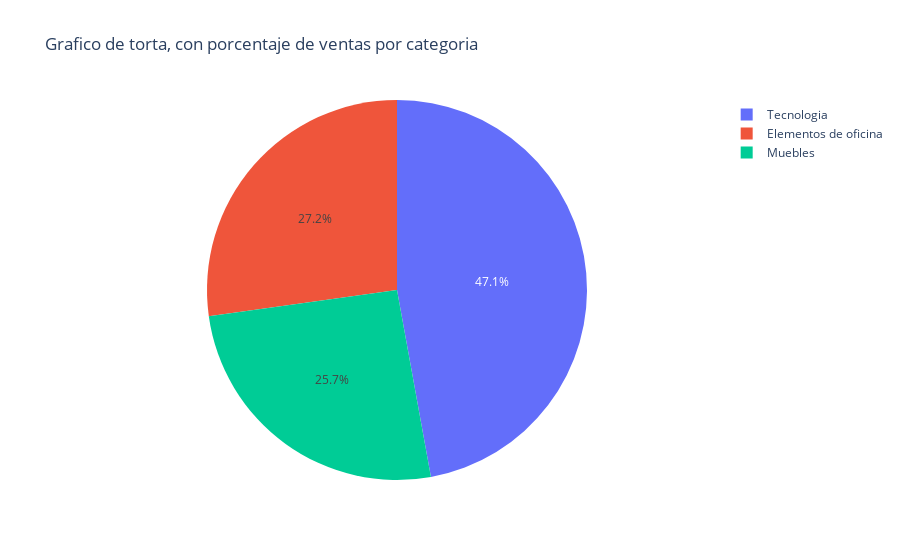

Here is the notebook cell this chart was saved with:
### Code cell
fig = px.pie(df, values='Cantidad', names = 'Categoria', title ='Grafico de torta, con porcentaje de ventas por categoria',
             hover_data = ['Costo_envio'],
             labels={'Costo_envio': 'Costo_envio'})
fig.show()

### Figure 1 — Plotly figure (JSON) as saved in the notebook; plotly's stock layout.template omitted (floating-point values rounded to 4 significant figures)
{"data": [{"customdata": [[5.03], [8.99], [6.27], [8.99], [2.56], [3.92], [4.2], [0.7], [89.3], [8.99], [5.81], [2.56], [89.3], [50.3], [2.58], [8.19], [0.5], [3.92], [54.74], [50.3], [2.25], [6.27], [8.99], [9.45], [4.2], [4.62], [35], [3.92], [0.5], [2.56], [1.99], [8.99], [5.03], [13.99], [7.98], [5.99], [8.99], [9.03], [0.7], [3.92], [2.56], [35], [2.25], [1.99], [0.7], [2.25], [8.19], [8.99], [2.58], [1.99], [89.3], [5.81], [5.99], [8.99], [4.62], [54.74], [7.98], [35], [13.99], [35], [8.99], [4.2], [3.92], [0.7], [50.3], [8.99], [8.99], [35], [3.92], [0.7], [0.7], [8.99], [5.99], [5.81], [89.3], [2.25], [1.99], [4.2], [5.81], [35], [0.7], [50.3], [7.98], [9.45], [8.99], [9.45], [9.03], [0.7], [2.58], [6.27], [13.99], [9.03], [35], [0.5], [5.03], [54.74], [8.99], [0.7], [4.62], [8.19]], "domain": {"x": [0, 1], "y": [0, 1]}, "hovertemplate": "Categoria=%{label}<br>Cantidad=%{value}<br>Costo_envio=%{customdata[0]}<extra></extra>", "labels": ["Elementos de oficina", "Elementos de oficina", "Elementos de oficina", "Elementos de oficina", "Elementos de oficina", "Tecnologia", "Tecnologia", "Tecnologia", "Tecnologia", "Tecnologia", "Tecnologia", "Tecnologia", "Muebles", "Muebles", "Elementos de oficina", "Elementos de oficina", "Elementos de oficina", "Elementos de oficina", "Elementos de oficina", "Elementos de oficina", "Elementos de oficina", "Elementos de oficina", "Elementos de oficina", "Elementos de oficina", "Muebles", "Muebles", "Muebles", "Muebles", "Muebles", "Muebles", "Muebles", "Tecnologia", "Tecnologia", "Tecnologia", "Tecnologia", "Tecnologia", "Tecnologia", "Tecnologia", "Elementos de oficina", "Elementos de oficina", "Elementos de oficina", "Elementos de oficina", "Elementos de oficina", "Elementos de oficina", "Elementos de oficina", "Elementos de oficina", "Elementos de oficina", "Elementos de oficina", "Elementos de oficina", "Muebles", "Muebles", "Muebles", "Muebles", "Muebles", "Tecnologia", "Tecnologia", "Tecnologia", "Tecnologia", "Tecnologia", "Tecnologia", "Tecnologia", "Tecnologia", "Tecnologia", "Tecnologia", "Tecnologia", "Tecnologia", "Tecnologia", "Tecnologia", "Tecnologia", "Tecnologia", "Tecnologia", "Tecnologia", "Tecnologia", "Tecnologia", "Tecnologia", "Tecnologia", "Tecnologia", "Tecnologia", "Tecnologia", "Muebles", "Muebles", "Muebles", "Muebles", "Muebles", "Muebles", "Muebles", "Muebles", "Muebles", "Tecnologia", "Tecnologia", "Tecnologia", "Tecnologia", "Tecnologia", "Tecnologia", "Tecnologia", "Elementos de oficina", "Elementos de oficina", "Elementos de oficina", "Elementos de oficina", "Elementos de oficina"], "legendgroup": "", "name": "", "showlegend": true, "type": "pie", "values": [10, 55, 62, 17, 23, 44, 16, 63, 19, 42, 18, 59, 65, 35, 67, 69, 50, 12, 8, 16, 29, 30, 9, 53, 51, 63, 20, 20, 70, 63, 54, 16, 34, 12, 21, 50, 50, 6, 41, 48, 2, 6, 30, 14, 17, 9, 40, 22, 30, 32, 24, 26, 26, 4, 61, 21, 64, 30, 68, 24, 30, 46, 42, 28, 23, 15, 14, 48, 7, 56, 34, 29, 65, 68, 60, 49, 28, 14, 62, 55, 14, 31, 66, 27, 36, 66, 7, 11, 37, 27, 23, 30, 10, 3, 25, 11, 49, 46, 14, 29]}], "layout": {"legend": {"tracegroupgap": 0}, "title": {"text": "Grafico de torta, con porcentaje de ventas por categoria"}}}
